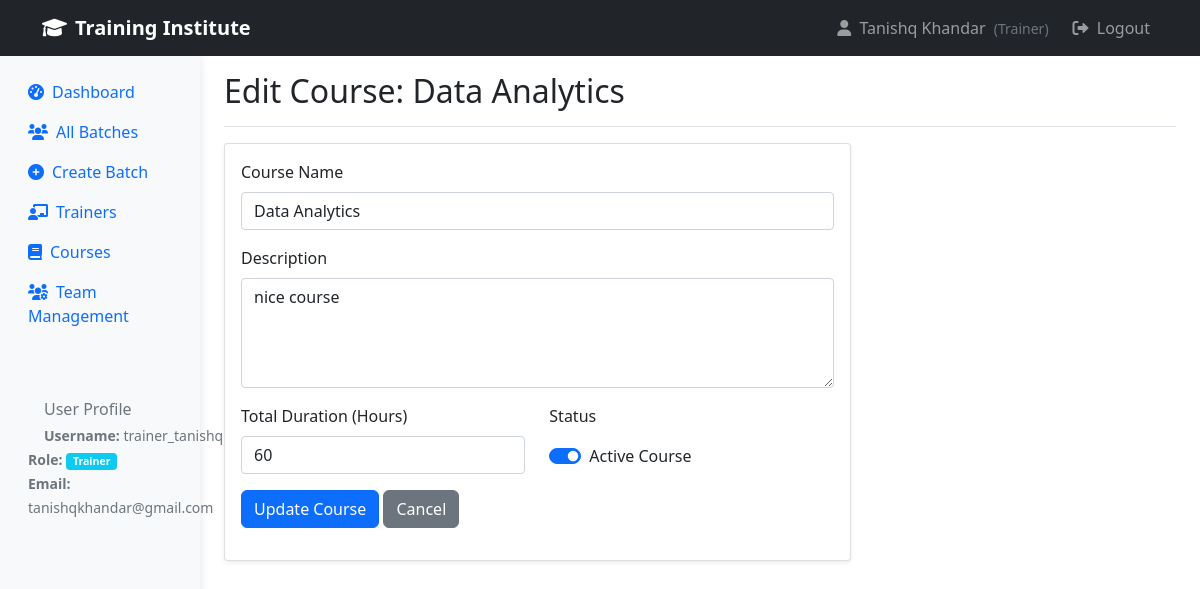
Page /course/2/edit/ (signed in) on the committed database.
### institute/models.py (models this page shows, shortened)
class UserProfile(models.Model):
    ROLE_CHOICES = [
        ('admin', 'Administrator'),
        ('manager', 'Manager'),
        ('trainer', 'Trainer'),
        ('student', 'Student'),
    ]
    user = models.OneToOneField(User, on_delete=models.CASCADE)
    role = models.CharField(max_length=20, choices=ROLE_CHOICES, default='student')
    phone = models.CharField(max_length=15, blank=True)
    department = models.CharField(max_length=100, blank=True)
    created_at = models.DateTimeField(auto_now_add=True)
    updated_at = models.DateTimeField(auto_now=True)

class Course(models.Model):
    name = models.CharField(max_length=200)
    description = models.TextField()
    total_duration_hours = models.IntegerField(default=120, help_text="Total course duration in hours")
    created_at = models.DateTimeField(auto_now_add=True)
    is_active = models.BooleanField(default=True)

### institute/views.py (the view)
# urls.py: path('course/<int:course_id>/edit/', views.edit_course, name='edit_course'),
@login_required
@user_passes_test(is_admin)
def edit_course(request, course_id):
    course = get_object_or_404(Course, id=course_id)
    if request.method == 'POST':
        form = CourseCreateForm(request.POST, instance=course)
        if form.is_valid():
            course = form.save()
            messages.success(request, f'Course "{course.name}" updated successfully!')
            return redirect('course_detail', course_id=course.id)
    else:
        form = CourseCreateForm(instance=course)
    context = {
        'form': form,
        'course': course,
    }
    return render(request, 'institute/edit_course.html', context)

### institute/forms.py
class CourseCreateForm(forms.ModelForm):
    class Meta:
        model = Course
        fields = ['name', 'description', 'total_duration_hours', 'is_active']
        widgets = {
            'name': forms.TextInput(attrs={'class': 'form-control'}),
            'description': forms.Textarea(attrs={'class': 'form-control', 'rows': 4}),
            'total_duration_hours': forms.NumberInput(attrs={'class': 'form-control'}),
            'is_active': forms.CheckboxInput(attrs={'class': 'form-check-input'}),
        }

### institute/views.py (called while the page is built)
def is_admin(user):
    return user.is_staff or (hasattr(user, 'userprofile') and user.userprofile.role == 'admin')

### institute/templates/institute/edit_course.html (shortened to what this page needs)
{% extends 'institute/base.html' %}
{% block content %}
<div class="d-flex justify-content-between flex-wrap flex-md-nowrap align-items-center pt-3 pb-2 mb-3 border-bottom">
    <h1 class="h2">Edit Course: {{ course.name }}</h1>
</div>
<div class="row">
    <div class="col-md-8">
        <div class="card">
            <div class="card-body">
                <form method="post">
                    <div class="mb-3">
                        <label class="form-label">Course Name</label>
                        {{ form.name }}
                    </div>
                    <div class="mb-3">
                        <label class="form-label">Description</label>
                        {{ form.description }}
                    </div>
                    <div class="row">
                        <div class="col-md-6">
                            <div class="mb-3">
                                <label class="form-label">Total Duration (Hours)</label>
                                {{ form.total_duration_hours }}
                            </div>
                        </div>
                        <div class="col-md-6">
                            <div class="mb-3">
                                <label class="form-label">Status</label>
                                <div class="form-check form-switch mt-2">
                                    {{ form.is_active }}
                                    <label class="form-check-label" for="{{ form.is_active.id_for_label }}">
                                        Active Course
                                    </label>
                                </div>
                            </div>
                        </div>
                    </div>
                    <div class="mb-3">
                        <button type="submit" class="btn btn-primary">Update Course</button>
                        <a href="{% url 'course_detail' course.id %}" class="btn btn-secondary">Cancel</a>
                    </div>
                </form>
            </div>
        </div>
    </div>
</div>
{% endblock %}

### institute/templates/institute/base.html (shortened to what this page needs)
<!DOCTYPE html>
<html lang="en">
<head>
    <link href="https://cdn.jsdelivr.net/npm/bootstrap@5.1.3/dist/css/bootstrap.min.css" rel="stylesheet">
    <link rel="stylesheet" href="https://cdnjs.cloudflare.com/ajax/libs/font-awesome/6.0.0/css/all.min.css">
</head>
<body>
    <nav class="navbar navbar-expand-lg navbar-dark bg-dark">
        <div class="container">
            <a class="navbar-brand" href="{% url 'dashboard' %}">
                <i class="fas fa-graduation-cap me-2"></i>Training Institute
            </a>
            <div class="navbar-nav ms-auto">
                {% if user.is_authenticated %}
                    <span class="navbar-text me-3">
                        <i class="fas fa-user me-1"></i>
                        {{ user.get_full_name|default:user.username }}
                        <small class="text-muted ms-1">
                            ({% if user.userprofile.role %}{{ user.userprofile.get_role_display }}{% else %}User{% endif %})
                        </small>
                    </span>
                    <a href="{% url 'logout' %}" class="nav-link" onclick="event.preventDefault(); document.getElementById('logout-form').submit();">
                        <i class="fas fa-sign-out-alt me-1"></i> Logout
                    </a>
                {% else %}
                    <a class="nav-link" href="{% url 'login' %}">
                        <i class="fas fa-sign-in-alt me-1"></i> Login
                    </a>
                {% endif %}
            </div>
        </div>
    </nav>
    <div class="container-fluid">
        <div class="row">
            {% if user.is_authenticated %}
            <nav class="col-md-3 col-lg-2 d-md-block sidebar collapse">
                <div class="position-sticky pt-3">
                    <ul class="nav flex-column">
                        {% if user.is_staff or user.userprofile.role == 'admin' %}
                            <li class="nav-item">
                                <a class="nav-link {% if request.resolver_match.url_name == 'dashboard' or request.resolver_match.url_name == 'admin_dashboard' %}active{% endif %}" href="{% url 'dashboard' %}">
                                    <i class="fas fa-tachometer-alt me-2"></i>Dashboard
                                </a>
                            </li>
                            <li class="nav-item">
                                <a class="nav-link {% if request.resolver_match.url_name == 'batch_list' %}active{% endif %}" href="{% url 'batch_list' %}">
                                    <i class="fas fa-users me-2"></i>All Batches
                                </a>
                            </li>
                            <li class="nav-item">
                                <a class="nav-link {% if request.resolver_match.url_name == 'create_batch' %}active{% endif %}" href="{% url 'create_batch' %}">
                                    <i class="fas fa-plus-circle me-2"></i>Create Batch
                                </a>
                            </li>
                            <li class="nav-item">
                                <a class="nav-link {% if request.resolver_match.url_name == 'trainer_list' %}active{% endif %}" href="{% url 'trainer_list' %}">
                                    <i class="fas fa-chalkboard-teacher me-2"></i>Trainers
                                </a>
                            </li>
                            <li class="nav-item">
                                <a class="nav-link " href="{% url 'course_list' %}">
                                    <i class="fas fa-book me-2"></i>Courses
                                </a>
                            </li>
                            <li class="nav-item">
                                <a class="nav-link {% if request.resolver_match.url_name == 'team_management' or request.resolver_match.url_name == 'create_team_member' %}active{% endif %}" href="{% url 'team_management' %}">
                                    <i class="fas fa-users-cog me-2"></i>Team Management
                                </a>
                            </li>
                        {% endif %}
                    </ul>
                    {% if user.is_authenticated %}
                    <div class="mt-4 p-3 bg-light rounded">
                        <h6 class="sidebar-heading d-flex justify-content-between align-items-center px-3 mt-4 mb-1 text-muted">
                            <span>User Profile</span>
                        </h6>
                        <ul class="nav flex-column">
                            <li class="nav-item">
                                <small class="text-muted px-3">
                                    <strong>Username:</strong> {{ user.username }}<br>
                                    <strong>Role:</strong>
                                    <span class="badge bg-{% if user.userprofile.role == 'admin' %}danger{% elif user.userprofile.role == 'manager' %}warning{% elif user.userprofile.role == 'trainer' %}info{% else %}secondary{% endif %}">
                                        {{ user.userprofile.get_role_display|default:"User" }}
                                    </span>
                                    {% if user.email %}
                                    <br><strong>Email:</strong> {{ user.email }}
                                    {% endif %}
                                </small>
                            </li>
                        </ul>
                    </div>
                    {% endif %}
                </div>
            </nav>
            {% endif %}
            <main class="{% if user.is_authenticated %}col-md-9 ms-sm-auto col-lg-10{% else %}col-12{% endif %} px-md-4">
                {% block content %}
                {% endblock %}
            </main>
        </div>
    </div>
</body>
</html>

### institute/templates/institute/base.html (style rules this page uses)
.sidebar { min-height: 100vh; background-color: #f8f9fa; }
.sidebar { box-shadow: 0 0 10px rgba(0,0,0,0.1); }
.card { box-shadow: 0 0.125rem 0.25rem rgba(0, 0, 0, 0.075); border: 1px solid rgba(0,0,0,.125); }
.btn { border-radius: 0.375rem; }
.navbar-brand { font-weight: 600; }

### rows in the picture
Course: name "Data Analytics", description "nice course", total_duration_hours "60", is_active "☑"

### other values in the picture
{{ user.get_full_name|default:user.username }} "Tanishq Khandar"
{{ user.userprofile.get_role_display }} "Trainer"
{{ user.username }} "trainer_tanishq"
{{ user.userprofile.get_role_display|default:"User" }} "Trainer"
{{ user.email }} "tanishqkhandar@gmail.com"
